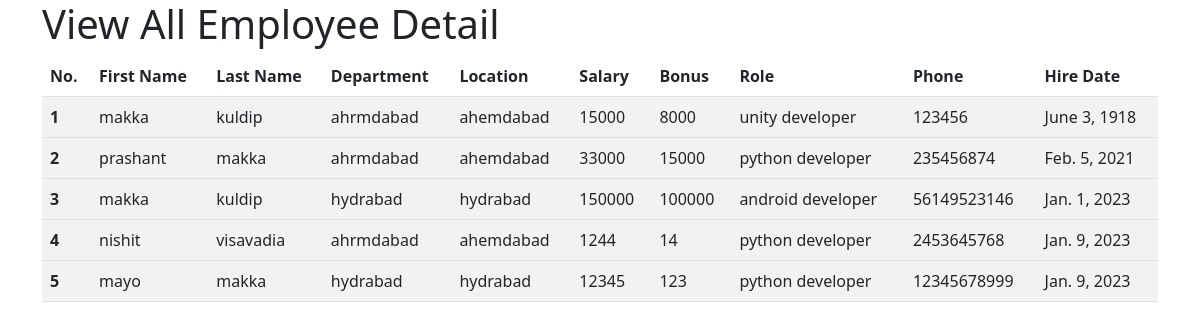
The page /view_emp on the database its author committed.
### employee_app/models.py (models this page shows, shortened)
class Employee(models.Model):
    first_name=models.CharField(max_length=100,null=False)
    last_name = models.CharField(max_length=100)
    dept=models.ForeignKey(Department, on_delete=models.CASCADE)
    salary=models.IntegerField(default=0)
    bonus = models.IntegerField(default=0)
    role=models.ForeignKey(Role, on_delete=models.CASCADE)
    phone = models.IntegerField(default=0)
    hire_date=models.DateField()
    def __str__(self):
        return '%s %s %s'%(self.first_name,self.last_name,self.phone)

class Department(models.Model):
    name=models.CharField(max_length=100,null=False)
    location=models.CharField(max_length=100)

class Role(models.Model):
    name=models.CharField(max_length=100,null=False)

### employee_app/views.py (the view)
# urls.py: path('view_emp', views.view_emp, name='view_emp'),
def view_emp(request):
    emps = Employee.objects.all()
    context = {
        'emps': emps
    }
    print(context)
    return render(request, 'view_emp.html', context)

### employee_app/templates/view_emp.html (shortened to what this page needs)
<!DOCTYPE html>
<head>
    <link href="https://cdn.jsdelivr.net/npm/bootstrap@5.2.3/dist/css/bootstrap.min.css" rel="stylesheet"
>
</head>
<body>
<div class="container">
    <h1>View All Employee Detail</h1>
    <table class="table table-striped table-hover">
        <thead>
        <tr>
            <th scope="col">No.</th>
            <th scope="col">First Name</th>
            <th scope="col">Last Name</th>
            <th scope="col">Department</th>
            <th scope="col">Location</th>
            <th scope="col">Salary</th>
            <th scope="col">Bonus</th>
            <th scope="col">Role</th>
            <th scope="col">Phone</th>
            <th scope="col">Hire Date</th>
        </tr>
        </thead>
        {% for emp in emps %}
        <tbody>
        <tr>
            <th scope="row">{{emp.id}}</th>
            <td>{{emp.first_name}}</td>
            <td>{{emp.last_name}}</td>
            <td>{{emp.dept.name}}</td>
            <td>{{emp.dept.location}}</td>
            <td>{{emp.salary}}</td>
            <td>{{emp.bonus}}</td>
            <td>{{emp.role.name}}</td>
            <td>{{emp.phone}}</td>
            <td>{{emp.hire_date}}</td>
        </tr>
        </tbody>
        {% endfor %}
    </table>
</div>
</body>
</html>

### rows shown on the page
Employee: id "1", first_name "makka", last_name "kuldip", dept.name "ahrmdabad", dept.location "ahemdabad", salary "15000", bonus "8000", role.name "unity developer", phone "123456", hire_date "June 3, 1918"
Employee: id "2", first_name "prashant", last_name "makka", dept.name "ahrmdabad", dept.location "ahemdabad", salary "33000", bonus "15000", role.name "python developer", phone "235456874", hire_date "Feb. 5, 2021"
Employee: id "3", first_name "makka", last_name "kuldip", dept.name "hydrabad", dept.location "hydrabad", salary "150000", bonus "100000", role.name "android developer", phone "56149523146", hire_date "Jan. 1, 2023"
Employee: id "4", first_name "nishit", last_name "visavadia", dept.name "ahrmdabad", dept.location "ahemdabad", salary "1244", bonus "14", role.name "python developer", phone "2453645768", hire_date "Jan. 9, 2023"
Employee: id "5", first_name "mayo", last_name "makka", dept.name "hydrabad", dept.location "hydrabad", salary "12345", bonus "123", role.name "python developer", phone "12345678999", hire_date "Jan. 9, 2023"
